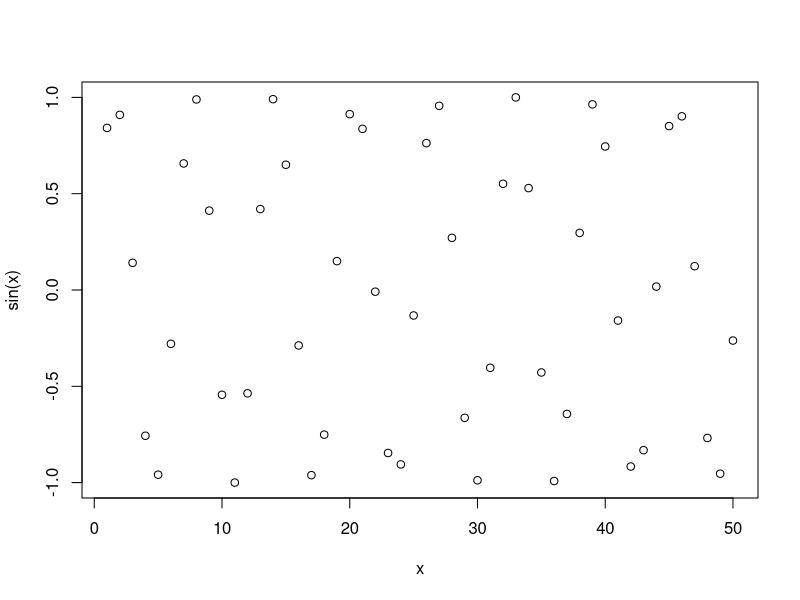
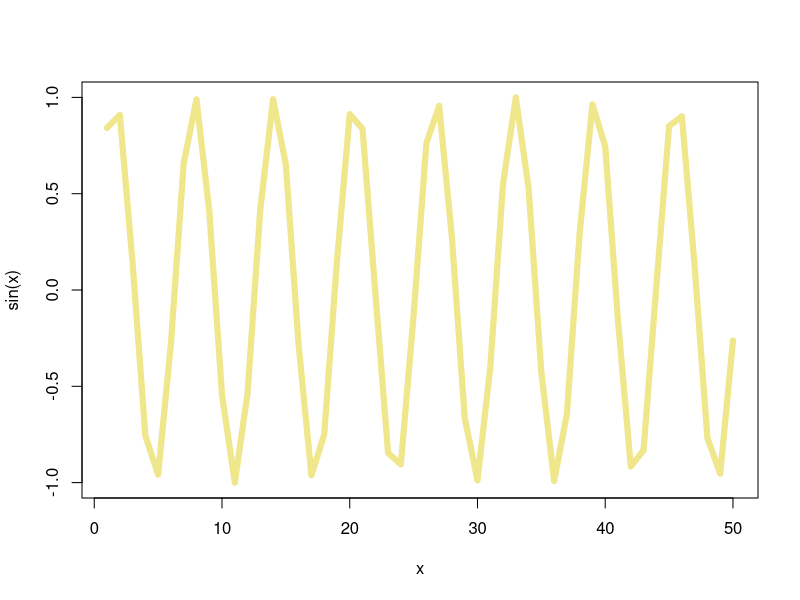

R code for these plots, in order:
#' ---
#' title: "Lab Class 04 R basics"
#' author: "Kevin Chen PID 16482696"
#' date: "April 11, 2024"
#' ---

# This is just a text file
x <- 1:50
plot(x, sin(x))
plot(x, sin(x), typ ="l", col="khaki", lwd=6)

